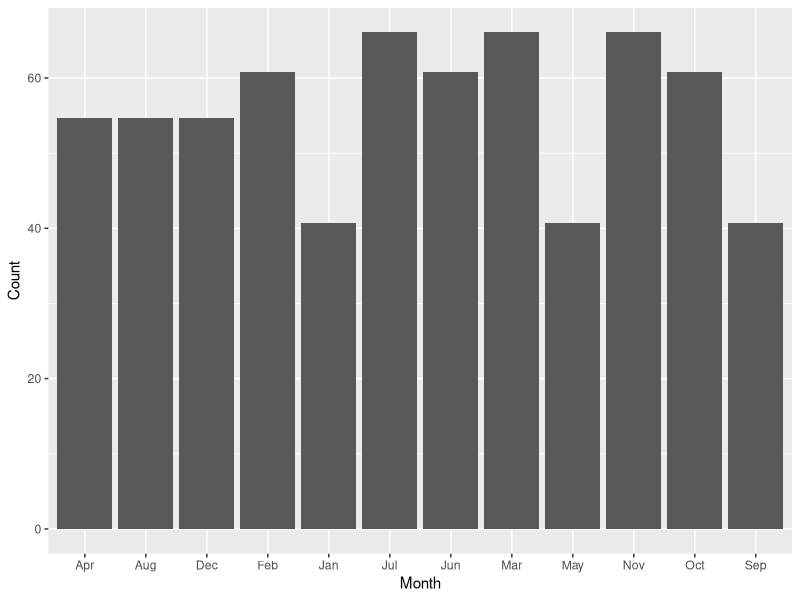
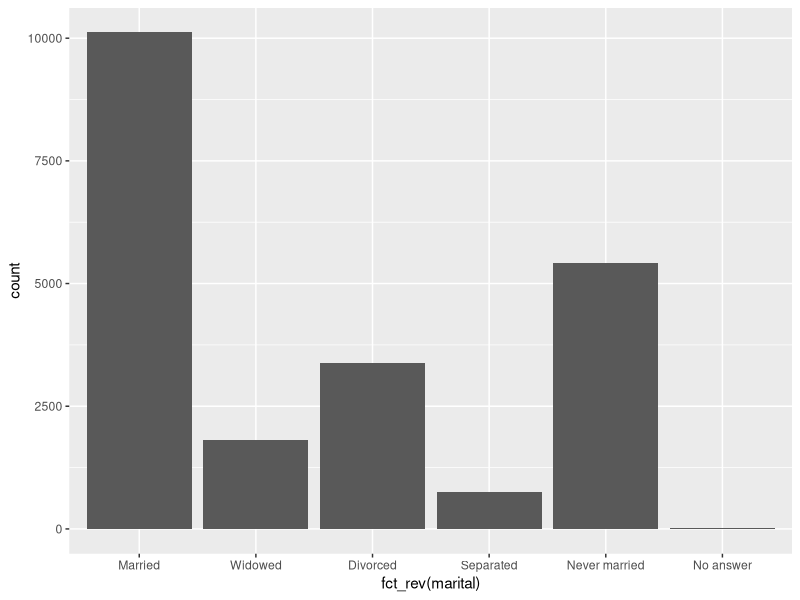
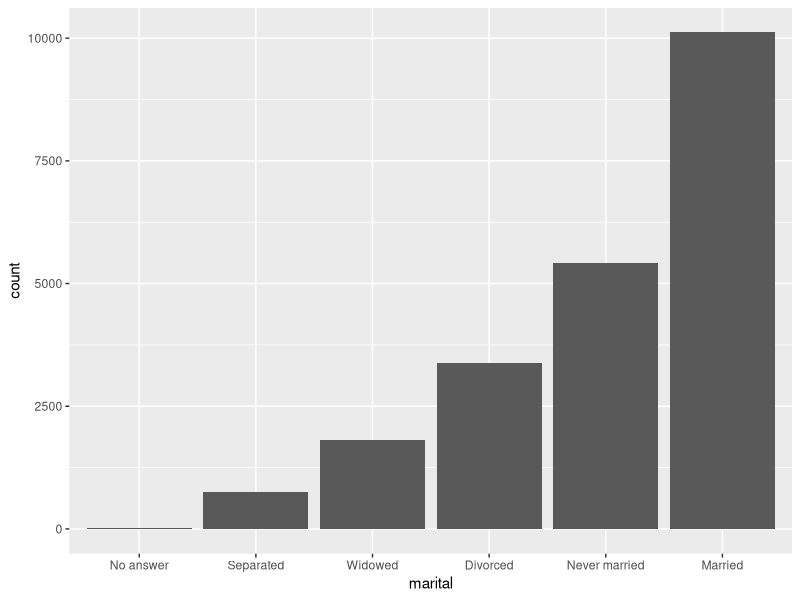
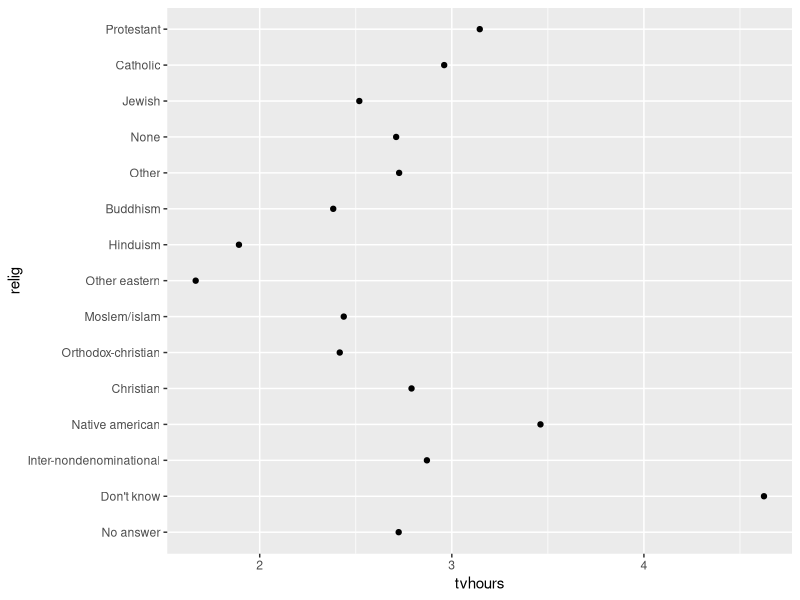
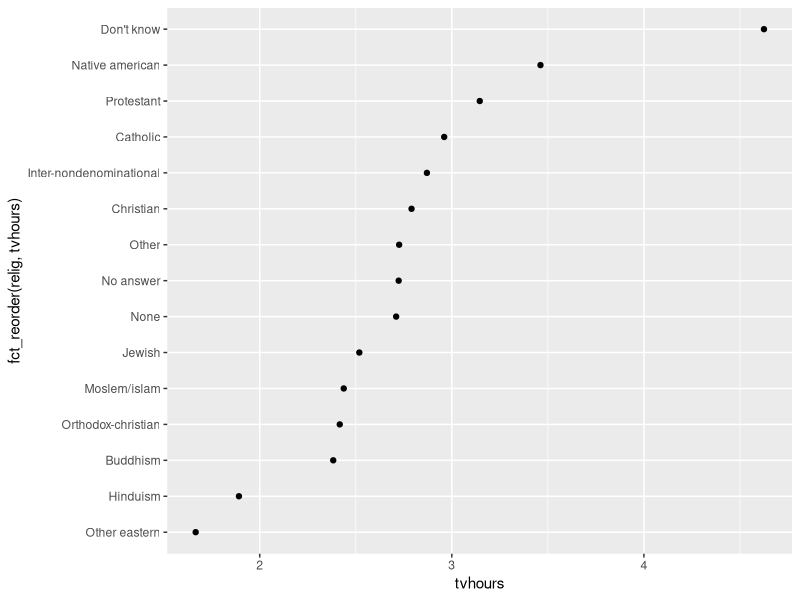
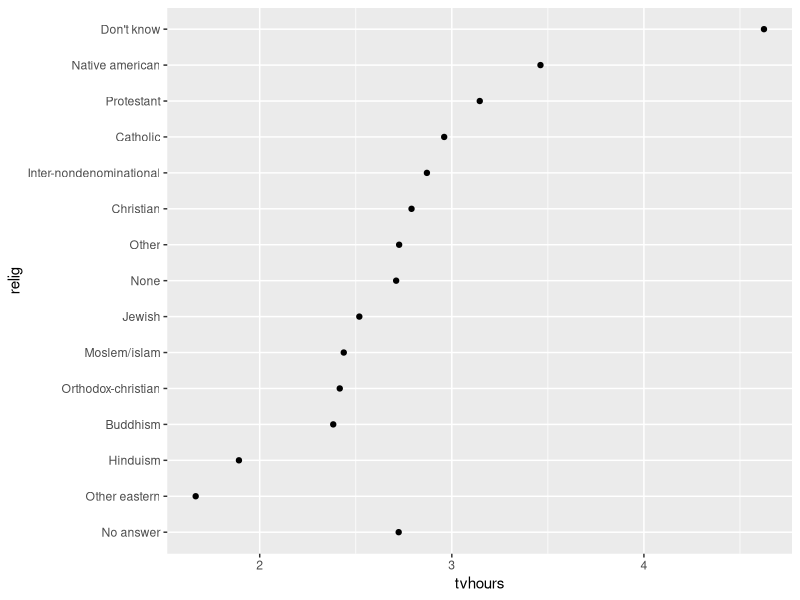

The R script that drew these images, in order:



# forcats 
#  forcats = factors

library(tidyverse) 
library(forcats)

# factors gave levels
f1 = c(letters[1:5])

month_levels = month.abb


# using the factor() function
# default is alphabetical order for levels
f3 = factor(f1, levels = month_levels)
f3 

f4 = factor(f1)
f4

f5 = c(1:10)
uf = factor(f5, levels = unique(f5))
uf 


# --------
counts = rnorm(4, 50, 10)

orderedData = data.frame(
  Month= month_levels,
  Count = counts
  ) 
  ggplot( orderedData) +
  geom_bar( aes(x= Month, y= Count),
            stat = "identity")

# --------------

  

  
  
  
df = gss_cat
head(df)

df %>% count(marital)

df = df %>% 
  add_count(marital, name = "MaritalCount")

# - simple barchart
df %>% 
  ggplot() +
  geom_bar( aes(x= fct_rev(marital)))
  
# organize columns
df.organized = df %>% 
  ggplot() +
  geom_bar( aes(x= marital))


  
df %>% 
  mutate(marital = marital %>% 
           fct_infreq() %>%  fct_rev()) %>% 
  ggplot() +
  geom_bar( aes(x= marital)) 



religiousity = df %>% 
  group_by(relig) %>% 
  summarise(
    age = mean(age, na.rm=T),
    tvhours = mean(tvhours, na.rm=T),
    n = n()
  )
religiousity

# scatterplot
ggplot( religiousity,
        aes(tvhours, relig)) +
  geom_point()


# - reorder the levels of religion
# arranged based on tv hours
ggplot(religiousity,
       aes(x= tvhours,
           fct_reorder(relig, tvhours))) +
  geom_point()


# -- change the order of levels
# 'no answer' will come first in levels
religiousity = religiousity %>% 
  mutate(relig = fct_reorder(relig, tvhours)) %>% 
  mutate(relig = fct_relevel(relig, "No answer"))
ggplot( religiousity,
        aes(tvhours, relig)) +
  geom_point()



# - look @ part id
df.party = df %>% 
  count(partyid)
df.party

# -- clean up the level names
df.party2 = df %>% 
  mutate(partyid = fct_recode(partyid,
                              "Republican, strong" = "Strong republican",
                              "Republican, weak" = "Not str republican",
                              "Independent, near Republican" = "Ind,near rep",
                              "Independent, near Democrat" = "Ind,near dem",
                              "Democrat, weak" = "Not str democrat",
                              "Democrat, strong" = "Strong democrat"
                              ))

df.party2 

df.party2 = df.party %>% 
  mutate(partyid = fct_collapse(partyid,
                                "other" = c("Don't know", "Other party"),
                                "Republican" = c("Strong republican",
                                                 "Not str republican"),
                                "Independent" = c("Ind,near rep",
                                                  "Ind,near dem",
                                                  "Independent"),
                                "Democrat" = c("Not str democrat",
                                               "Strong democrat") ))
df.party %>% count(partyid)




# - fct_lump() to lump count the top 3 levels everything else is in 'other'
df %>% 
  mutate(marital = fct_lump_n(marital, n= 3)) %>% 
  count(marital)












#=============== LINEAR REGRESSION MODEL

# LINEAR MODELS

library(broom)
library(tidyverse)
library(AER)


cars = mtcars

summary(cars)

cars <- cars %>%
  mutate(across(.cols = c("cyl", "vs", "am", "gear"), .fns = factor))

# --- Linear Regression
#   ~ . means all other columns
LinReg = lm(mpg ~ ., data = cars )
LinReg
summary(LinReg)


# another method
columns = "mpg ~ cyl + sqrt(disp) + hp + drat + wt + qsec + hp:wt"
LinReg = lm(columns, data = cars)
summary(LinReg)


# get the summary stats of Linear Regression
tidy(LinReg)

glance(LinReg)

augmentedcars = augment(LinReg, data= cars)
augmentedcars





## terminal color styling 

library(tidyverse)

library(crayon)
cat(yellow$cyan$bold("hello", "Crayon World!\n"))

library(cli)
cli({
  cli_h1(yellow$bold("Title"))
  cli_h2("Subtitle")
  cli_ul(c("this", "that", "end"))
})
